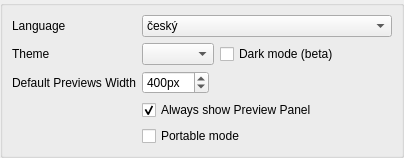
     <widget class="QWidget" name="stackedPagesWidgetPage1_2">
      <layout class="QGridLayout" name="gridLayout_12">
       <property name="leftMargin">
        <number>0</number>
       </property>
       <property name="topMargin">
        <number>0</number>
       </property>
       <property name="rightMargin">
        <number>0</number>
       </property>
       <property name="bottomMargin">
        <number>0</number>
       </property>
       <item row="0" column="0">
        <widget class="QGroupBox" name="interfaceGroupBox">
         <layout class="QFormLayout" name="formLayout_7">
          <property name="fieldGrowthPolicy">
           <enum>QFormLayout::ExpandingFieldsGrow</enum>
          </property>
          <item row="0" column="0">
           <widget class="QLabel" name="label_9">
            <property name="text">
             <string>Language</string>
            </property>
           </widget>
          </item>
          <item row="0" column="1">
           <widget class="QComboBox" name="languageComboBox">
            <property name="minimumSize">
             <size>
              <width>250</width>
              <height>0</height>
             </size>
            </property>
            <property name="maximumSize">
             <size>
              <width>250</width>
              <height>16777215</height>
             </size>
            </property>
            <item>
             <property name="text">
              <string notr="true">český</string>
             </property>
             <property name="icon">
              <iconset>
               <normalon>:/program-icons/CZEC0001</normalon>
              </iconset>
             </property>
            </item>
            <item>
             <property name="text">
              <string notr="true">Dansk</string>
             </property>
             <property name="icon">
              <iconset resource="../../icons.qrc">
               <normaloff>:/program-icons/DK</normaloff>:/program-icons/DK</iconset>
             </property>
            </item>
            <item>
             <property name="text">
              <string notr="true">Deutsch</string>
             </property>
             <property name="icon">
              <iconset>
               <normalon>:/program-icons/GERM0001</normalon>
              </iconset>
             </property>
            </item>
            <item>
             <property name="text">
              <string notr="true">English</string>
             </property>
             <property name="icon">
              <iconset>
               <normalon>:/program-icons/UNKG0001</normalon>
              </iconset>
             </property>
            </item>
            <item>
             <property name="text">
              <string notr="true">Español</string>
             </property>
             <property name="icon">
              <iconset>
               <normalon>:/program-icons/SPAN0001</normalon>
              </iconset>
             </property>
            </item>
            <item>
             <property name="text">
              <string notr="true">Français</string>
             </property>
             <property name="icon">
              <iconset>
               <normalon>:/program-icons/FRAN0001</normalon>
              </iconset>
             </property>
            </item>
            <item>
             <property name="text">
              <string notr="true">Indonesia</string>
             </property>
             <property name="icon">
              <iconset>
               <normalon>:/program-icons/INDN0001</normalon>
              </iconset>
             </property>
            </item>
            <item>
             <property name="text">
              <string notr="true">Italiano</string>
             </property>
             <property name="icon">
              <iconset>
               <normalon>:/program-icons/ITAL0001</normalon>
              </iconset>
             </property>
            </item>
            <item>
             <property name="text">
              <string notr="true">Magyar</string>
             </property>
             <property name="icon">
              <iconset>
               <normalon>:/program-icons/HUNG0001</normalon>
              </iconset>
             </property>
            </item>
            <item>
             <property name="text">
              <string notr="true">Polski</string>
             </property>
             <property name="icon">
              <iconset>
               <normalon>:/program-icons/POLA0001</normalon>
              </iconset>
             </property>
            </item>
            <item>
             <property name="text">
              <string notr="true">Português (Brasil)</string>
             </property>
             <property name="icon">
              <iconset>
               <normalon>:/program-icons/BRA0001</normalon>
              </iconset>
             </property>
            </item>
            <item>
             <property name="text">
              <string notr="true">Русский</string>
             </property>
             <property name="icon">
              <iconset>
               <normalon>:/program-icons/RUSS0001</normalon>
              </iconset>
             </property>
            </item>
            <item>
             <property name="text">
              <string notr="true">Română</string>
             </property>
             <property name="icon">
              <iconset>
               <normalon>:/program-icons/RMNA0001</normalon>
              </iconset>
             </property>
            </item>
            <item>
             <property name="text">
              <string notr="true">Suomi</string>
             </property>
             <property name="icon">
              <iconset>
               <normalon>:/program-icons/FINL0001</normalon>
              </iconset>
             </property>
            </item>
            <item>
             <property name="text">
              <string notr="true">Türk</string>
             </property>
             <property name="icon">
              <iconset>
               <normalon>:/program-icons/TURK0001</normalon>
              </iconset>
             </property>
            </item>
            <item>
             <property name="text">
              <string notr="true">中文</string>
             </property>
             <property name="icon">
              <iconset>
               <normalon>:/program-icons/CHIN0001</normalon>
              </iconset>
             </property>
            </item>
           </widget>
          </item>
          <item row="4" column="0">
           <widget class="QLabel" name="label_4">
            <property name="text">
             <string>Default Previews Width</string>
            </property>
           </widget>
          </item>
          <item row="4" column="1">
           <widget class="QSpinBox" name="previewsWidthSpinBox">
            <property name="sizePolicy">
             <sizepolicy hsizetype="Preferred" vsizetype="Fixed">
              <horstretch>0</horstretch>
              <verstretch>0</verstretch>
             </sizepolicy>
            </property>
            <property name="maximumSize">
             <size>
              <width>250</width>
              <height>16777215</height>
             </size>
            </property>
            <property name="suffix">
             <string>px</string>
            </property>
            <property name="minimum">
             <number>128</number>
            </property>
            <property name="maximum">
             <number>2048</number>
            </property>
            <property name="value">
             <number>400</number>
            </property>
           </widget>
          </item>
          <item row="5" column="1">
           <widget class="QCheckBox" name="checkBoxTMOWindowsPreviewPanel">
            <property name="text">
             <string>Always show Preview Panel</string>
            </property>
            <property name="checked">
             <bool>true</bool>
            </property>
           </widget>
          </item>
          <item row="6" column="1">
           <widget class="QCheckBox" name="chkPortableMode">
            <property name="toolTip">
             <string>Saves the settings along the program files, to be portable</string>
            </property>
            <property name="text">
             <string>Portable mode</string>
            </property>
           </widget>
          </item>
          <item row="1" column="1">
           <layout class="QHBoxLayout" name="horizontalLayout_21">
            <item>
             <widget class="QComboBox" name="themeComboBox"/>
            </item>
            <item>
             <widget class="QCheckBox" name="chkDarkMode">
              <property name="text">
               <string>Dark mode (beta)</string>
              </property>
             </widget>
            </item>
           </layout>
          </item>
          <item row="1" column="0">
           <widget class="QLabel" name="label">
            <property name="text">
             <string>Theme</string>
            </property>
           </widget>
          </item>
         </layout>
        </widget>
       </item>
      </layout>
     </widget>
